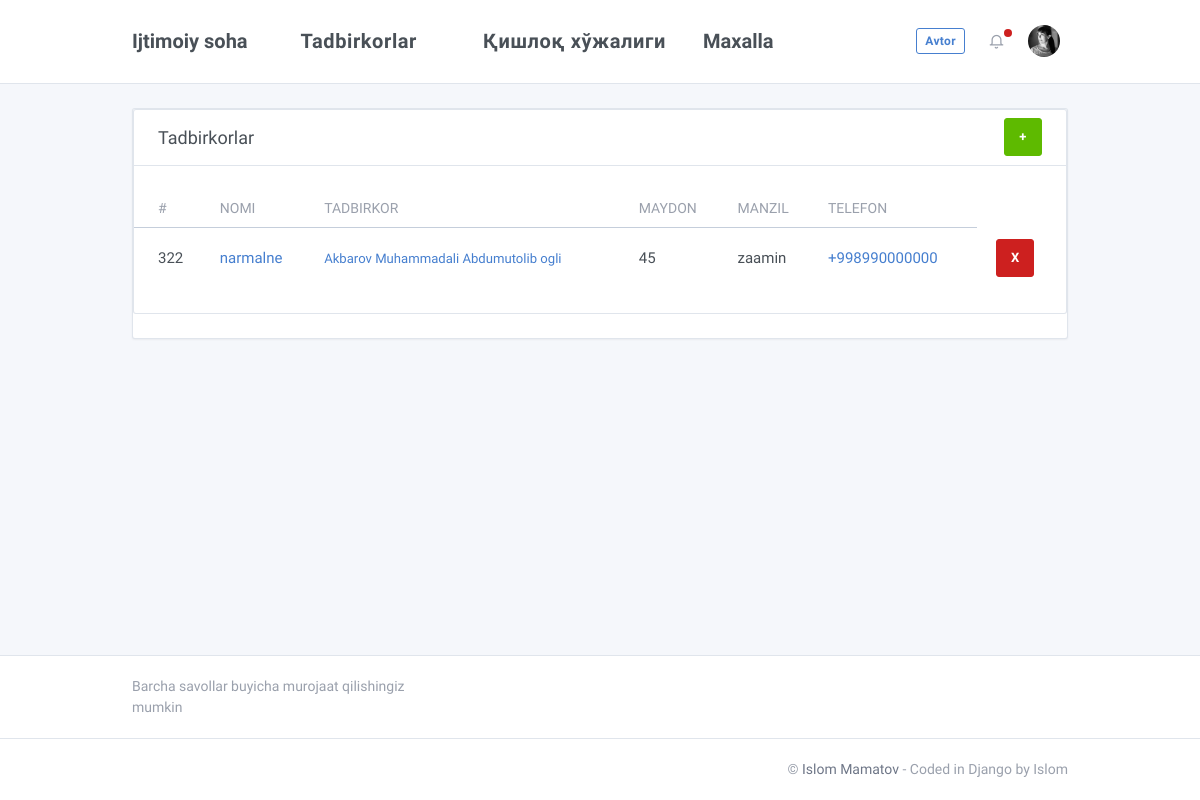
/farm/, run on the app's committed database.
### app/models.py (models this page shows)
class Farm(models.Model):
    number = models.CharField(max_length=20)
    name = models.CharField(max_length=255)
    area = models.IntegerField()
    inn = models.CharField(max_length=10, null=True)
    checking_account = models.IntegerField()
    address = models.CharField(max_length=155)
    owner = models.ForeignKey(User_info, on_delete=models.CASCADE)
    phone_number = models.CharField(max_length=14)

class User_info(models.Model):
    first_name = models.CharField(max_length=50)
    last_name = models.CharField(max_length=50)
    second_name = models.CharField(max_length=50)
    photo = models.ImageField(upload_to='avatars/',  default='core/static/assets/images/user.png')
    birth_date = models.DateField()
    sex = models.CharField(max_length=5)
    passport_data = models.CharField(max_length=9)
    inn = models.CharField(max_length=10, null=True)
    marital_status = models.CharField(max_length=10)  # TODO Choose bo'lishi kerak
    actual_address = models.CharField(max_length=50, default=None)
    passport_address = models.CharField(max_length=50)
    work_status = models.CharField(max_length=50)
    education = models.CharField(max_length=50, blank=True, null=True)
    law_status = models.BooleanField()
    mobile_phone = models.CharField(max_length=14)
    home_phone = models.CharField(max_length=14, null=True, blank=True)
    work_phone = models.CharField(max_length=14, null=True, blank=True)
    mahalla = models.ForeignKey("Mahalla", on_delete=models.PROTECT)
    def __str__(self):
        return f"{self.last_name} {self.first_name} {self.second_name}"

### app/views.py (the view, shortened to what this page needs)
# urls.py: path('farm/', Farm_view.as_view(), name='farm'),
class Farm_view(View):
    def get(self, request):
        content = {
            'farm': Farm.objects.all(),
            'form': FarmForm()
        }
        return render(request, 'templatesMe/farm.html', content)

### core/templates/templatesMe/farm.html (shortened to what this page needs)
{% extends "layouts/base.html" %}
{% load crispy_forms_tags %}
{% load static %}
{% block content %}
    <div class="container ">
        <div class="row row-cards row-deck my-5">
            <div class="col-12">
                <div class="card">
                    <div class="card">
                        <div class="card-header d-flex justify-content-between">
                            <h3 class="card-title">Tadbirkorlar</h3>
                            <button data-toggle="modal" data-target="#exampleModal"
                                    class="h3 btn btn-success m-0 text-white font-weight-bold ">+
                            </button>
                        </div>
                        <div class="card-body" style="padding-left: 0 !important;padding-right: 0 !important;">
                            <div class="table-responsive">
                                <table class="table table-hover table-outline table-vcenter text-nowrap card-table">
                                    <thead>
                                    <tr>
                                        <th>#</th>
                                        <th>Nomi</th>
                                        <th>Tadbirkor</th>
                                        <th>Maydon</th>
                                        <th>Manzil</th>
                                        <th>Telefon</th>
                                    </tr>
                                    </thead>
                                    <tbody>
                                    {% for mah in farm %}
                                        <tr>
                                            <td>{{ mah.number }}</td>
                                            <td>
                                                <div>
                                                    <a href="{% url 'update_farm' mah.id %}">{{ mah.name }}</a>
                                                 </div>
                                            </td>
                                            <td>
                                                <div class="small"><a href="{% url 'update_user' mah.owner.id %}">{{ mah.owner.first_name }} {{ mah.owner.last_name }} {{ mah.owner.second_name }}</a></div>
                                            </td>
                                            <td>
                                                {{ mah.area }}
                                            </td>
                                            <td>
                                                {{ mah.address }}
                                            </td>
                                            <td>
                                                <a href="tel:{{ mah.phone_number }}">{{ mah.phone_number }}</a>
                                            </td>
                                            <td class="text-center">
                                                <button type="button" data-id="{{ mah.id }}" value="{{ mah.id }}" id="butt"
                                                        class="h3 btn btn-danger m-0 text-white font-weight-bold"
                                                        data-toggle="modal" data-target="#{{ mah.id }}">
                                                    X
                                                </button>
                                            </td>
                                        </tr>
                                    {% endfor %}
                                    </tbody>
                                </table>
                            </div>
                        </div>
                    </div>
                </div>
            </div>
        </div>
    </div>
{% endblock content %}

### data on the page
Farm: number "322", name "narmalne", owner.first_name "Akbarov", owner.last_name "Muhammadali", owner.second_name "Abdumutolib ogli", area "45", address "zaamin", phone_number "+998990000000", {{ mah.id }} 1 (drawn)
